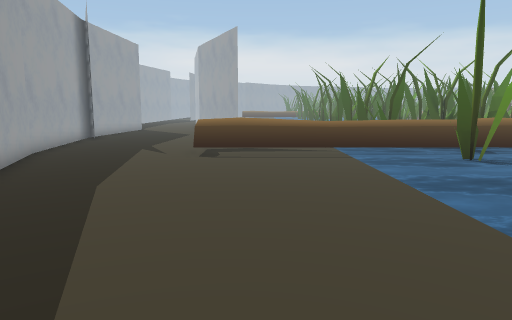
[1] (above)

24 first-person views from a walk through a Unity game level. The camera is 1.5 m above the floor, tilts 8° down and sees 70° across. The floor is counted in squares, 1 m on a side. Each view is taken from the middle of a square. On the plan, view 1 faces up. The plan holds only what a view shows up to about 16 squares ahead; the rest is blank. The place goes on beyond the plan. The player character is not drawn. Some surface patterns are stand-ins.

[2]
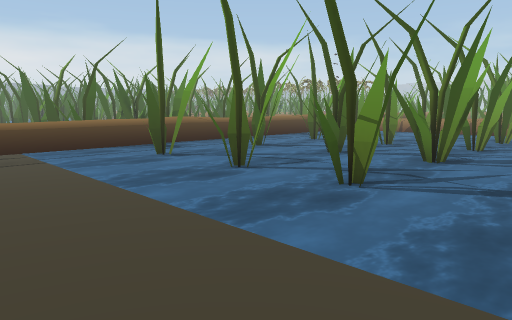

[3]
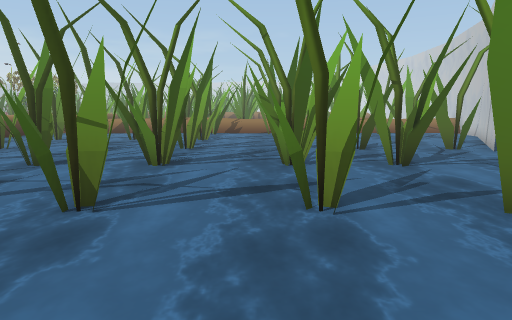

[4]
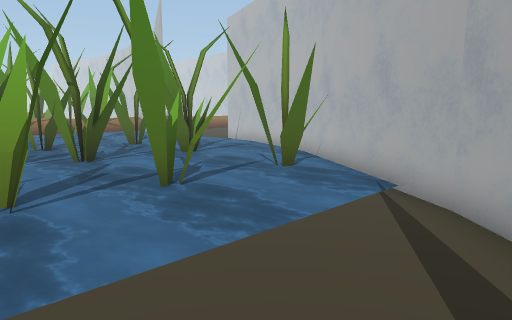

[5]
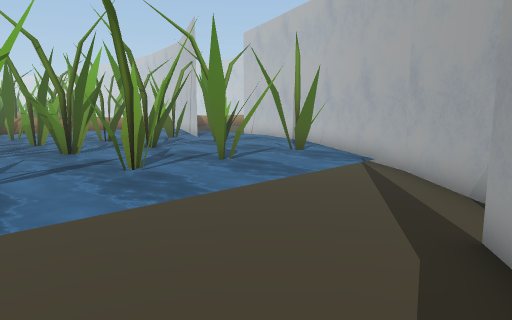

[6]
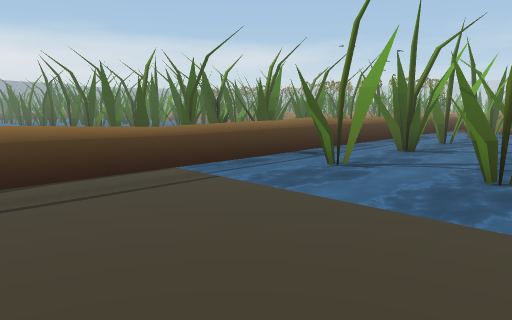

[7]
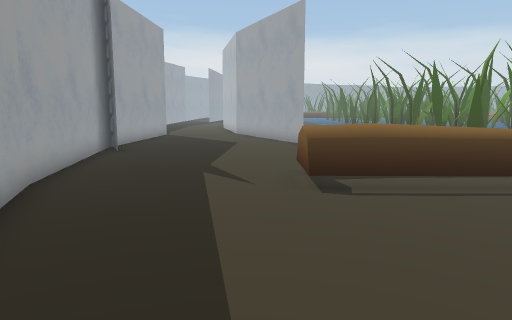

[8]
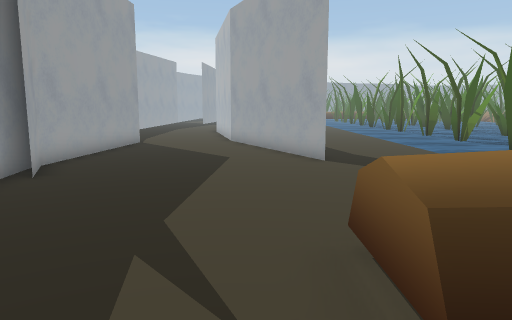

[9]
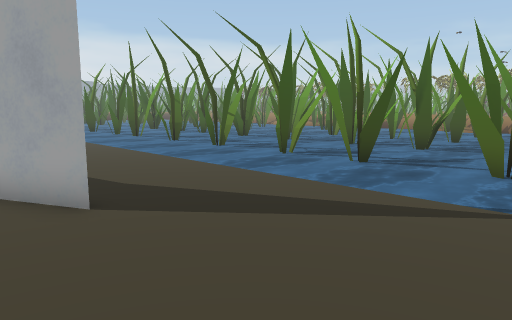

[10]
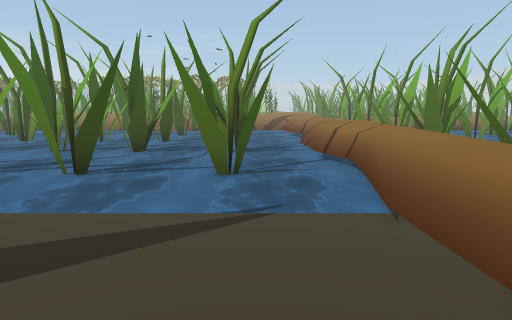

[11]
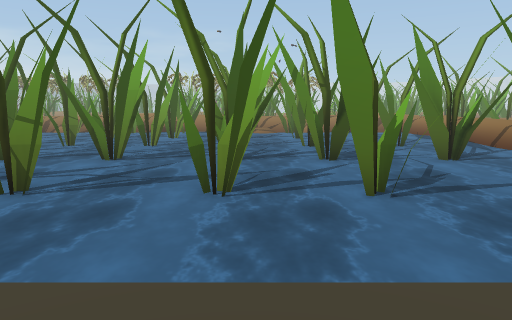

[12]
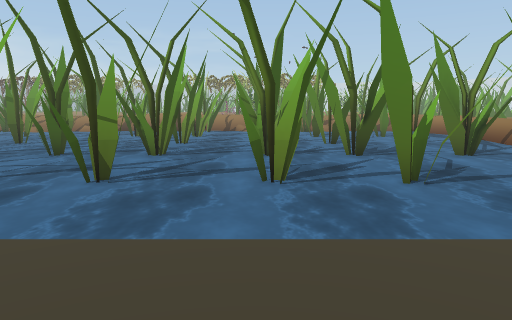

[13]
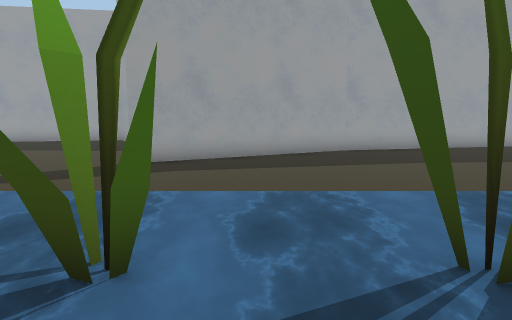

[14]
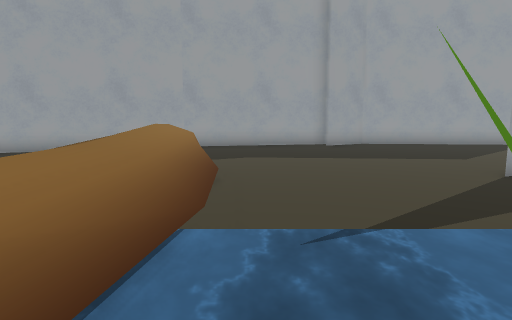

[15]
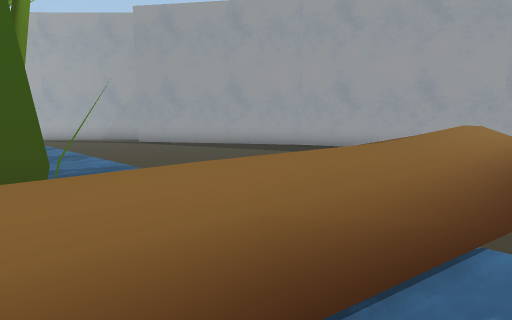

[16]
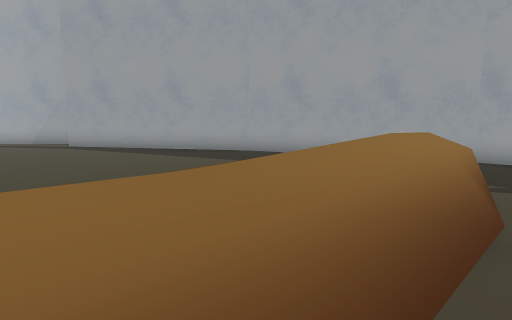

[17]
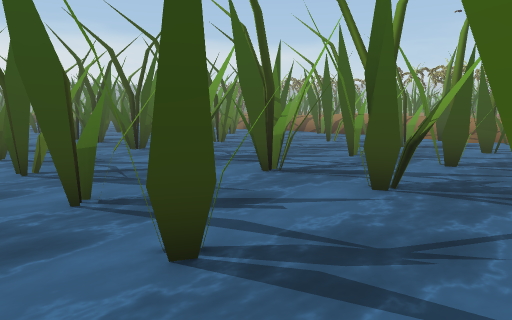

[18]
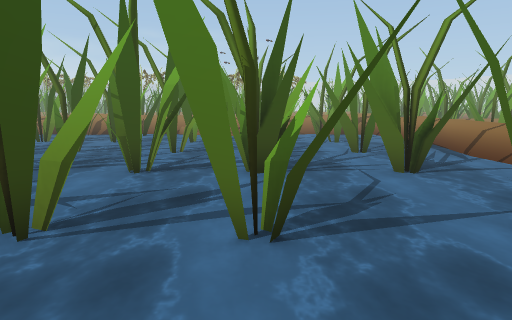

[19]
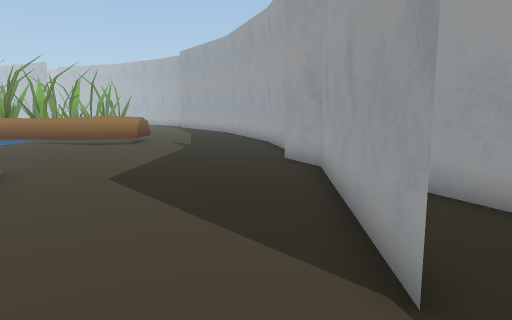

[20]
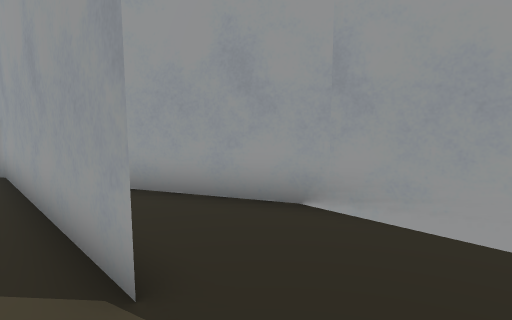

[21]
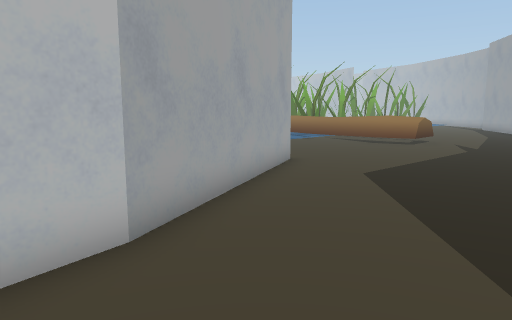

[22]
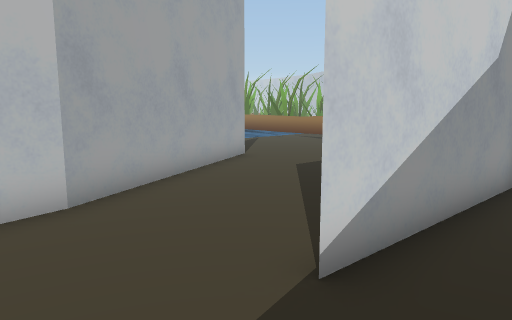

[23]
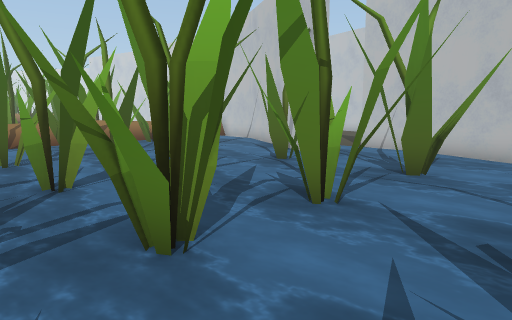

[24]
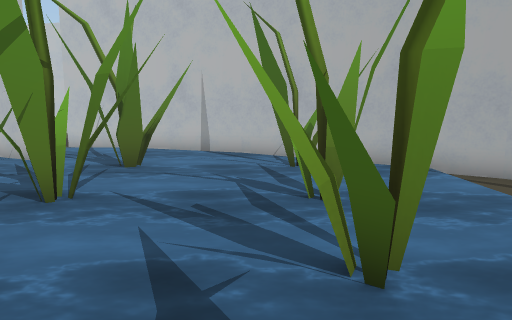

### Floor plan
Key: @ floor where view 1 was taken; # wall or solid block; . main floor; : floor 0.5 m higher than the main floor; + floor 1 m higher than the main floor; * floor 1.25 m higher than the main floor; = window, fence, low wall or low ledge; ~ water the walk can cross; ≈ water the walk keeps out of; O other object.
Columns run from 12 left of view 1 to 14 right of it. Each row starts with its distance up from view 1.
 29   . .. ##......~~~O~~OOO~~O
 28 #.......#......~~~≈~~~O~~~O
 27 #.......#......~~~O~~~O~~~O
 26 #...#...##.....~~~OO~OOO~OO
 25 ##..#....#.....~~~O~~~~~~~~
 24  #..#....##....~~~~~~~~~~~~
 23  ##.#.....#....~~~OO~≈OO~OO
 22   ###.....##...~~OOO~~OO~~O
 21    #.......#...~~≈~~~~O~~~O
 20    #...........~~~O~~OOO~OO
 19    ##..........~~OOO~~OO~O
 18     #..........~~~~~~~O~~≈~
 17     #..........~~OO≈~~OO~OO
 16     #..........~~OO~~OO~~O~
 15     #..........~~~~~~~~~~~~
 14     #.....===:::≈≈≈≈≈≈::≈≈≈
 13     #.....=**+++++  **++++
 12     ##....=================
 11      #.........~~~O~~~OO~~O
 10      #.........~~OO~~OOO~~O
  9      ##........~~~~~~~O~~~O
  8       #........~~~~~~~~~~~~
  7       # .......~~~OO~~OO~~O
  6        #.......~~~O~~OO~~~O
  5        # ......~~~~~~~~~~~~
  4        ##......~~~OO~OOO~~O
  3         ##.....~~~O~~~OO~OO
  2          # ....~~~~~~~~~~~~
  1          ##....~~~O~~~OO~~~
  0           #.@..~~OOO~OOO~OO
 -1           #....~~~~~~~~O~~O
 -2           ##...~~~O~~~OO~~O
 -3            ##..~~OOO~OOO~OO
 -4             ##.~~~~~~~~~~~~
 -5              ##≈~O~~~~O~~OO
 -6                ≈≈OO≈~OOO~OO
 -7                 ~#≈~~OO~~≈≈
 -8                   ≈≈~~~~~~≈
 -9                    ≈#≈~~~~~
-10                      ≈≈#≈~~
-11                         ###

Positions as (right, up) in squares from view 1, and headings:
1: (0, 0), facing up
2: (0, 0), facing up-right
3: (1, 1), facing right
4: (0, 1), facing down-right
5: (-2, 4), facing down-right
6: (-2, 5), facing up-right
7: (-3, 5), facing up
8: (-3, 10), facing up
9: (-3, 15), facing up-right
10: (-2, 16), facing right
11: (0, 22), facing right
12: (-1, 23), facing right
13: (9, 24), facing left
14: (7, 15), facing left
15: (7, 15), facing down-left
16: (4, 15), facing down-left
17: (4, 17), facing up-right
18: (2, 20), facing right
19: (-7, 29), facing down
20: (-7, 29), facing down-left
21: (-8, 29), facing down-right
22: (-10, 29), facing down-right
23: (7, 2), facing down-right
24: (7, 3), facing down
